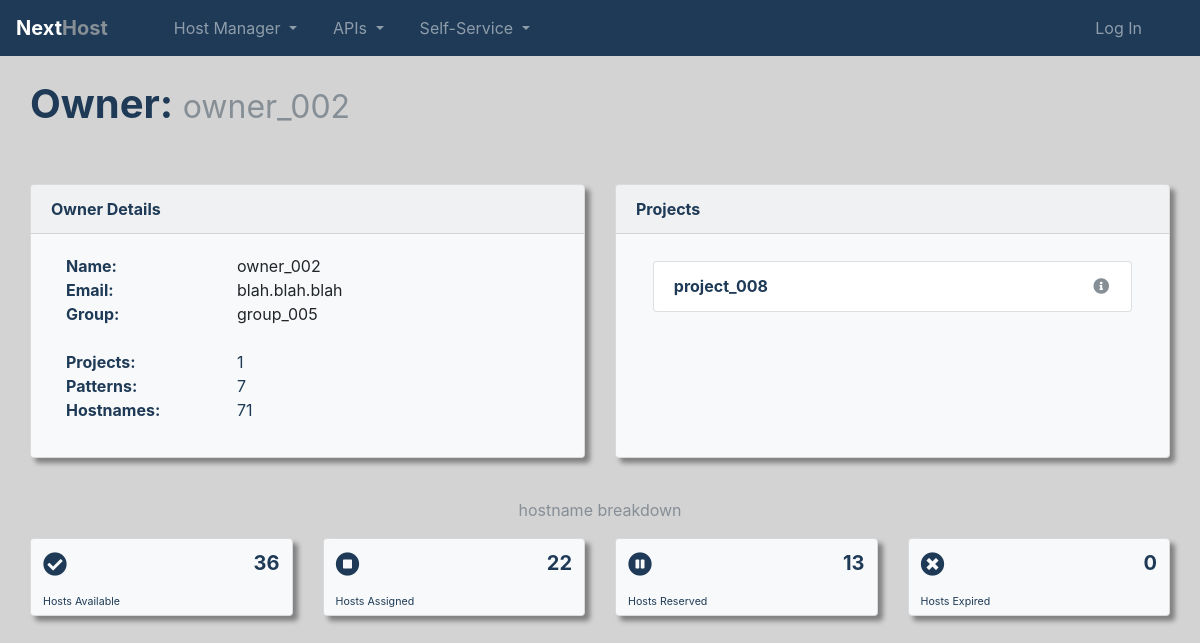
/hostmgr/detail_owner/52/, run on the app's committed database.
### hostmgr/models.py (models this page shows, shortened)
class HostManagerBase(models.Model):
    objects = HandyHelperModelManager()
    created_at = models.DateTimeField(auto_now_add=True, editable=False, help_text="date/time when this row was added")
    updated_at = models.DateTimeField(auto_now=True, editable=False, help_text="date/time when this row was updated")
    active = models.BooleanField(default=True, help_text="select if this record is currently active")
    class Meta:
        abstract = True
        ordering = ('-created_at', )

class Owner(HostManagerBase):
    name = models.CharField(max_length=32, unique=True, help_text="name of this group")
    group = models.ForeignKey(Group, help_text="group this owner belongs to", on_delete=models.CASCADE)
    email = models.EmailField(blank=True, null=True, help_text="group email alias for group")
    def get_projects(self):
        return self.project_set.all()
    def get_patterns(self):
        return Pattern.objects.filter(project__owner=self)
    def get_hostnames(self):
        return Hostname.objects.filter(pattern__project__owner=self)
    def get_available_hostnames(self):
        return Hostname.objects.filter(pattern__project__owner=self, status="available")
    def get_assigned_hostnames(self):
        return Hostname.objects.filter(pattern__project__owner=self, status="assigned")
    def get_reserved_hostnames(self):
        return Hostname.objects.filter(pattern__project__owner=self, status="reserved")
    def get_expired_hostnames(self):
        return Hostname.objects.filter(pattern__project__owner=self, assignment_expires__lte=timezone.now())

class Project(HostManagerBase):
    name = models.CharField(max_length=255, unique=True, help_text="name of this project")
    owner = models.ForeignKey('hostmgr.Owner', on_delete=models.CASCADE)
    description = models.CharField(max_length=255, blank=True, null=True, help_text="description of this project")
    class Meta:
        ordering = ('-created_at',)

### hostmgr/views/views_gui.py (the view)
# urls.py: path('detail_owner/<int:pk>/', gui.DetailOwner.as_view(), name='detail_owner'),
class DetailOwner(DetailView):
    model = Owner
    template_name = "detail/detail_owner.html"

### hostmgr/templates/detail/detail_owner.html (shortened to what this page needs)
{% extends base_template|default:"base.htm" %}
{% load staticfiles %}
{% block local_head %}
    {% include 'component/chart_components.htm' %}
    {% include 'component/table_components.htm' %}
    <link href="{% static 'nexthost_dashboard.css' %}" rel="stylesheet">
{% endblock local_head %}
{% block content %}
<div class="container-fluid mb-4 animated fadeIn">
    <h1><span class="text-primary"><b>Owner: </b></span><span class="text-secondary"><small>{{ object.name }}</small></span></h1><br/>
</div>
<section class="animated fadeIn" style="animation-delay: .25s;">
    <div class="container-fluid mb-3">
        <div class="row">
            <div class="col-sm-12 col-md-5 col-lg-6">
                <div class="card mb-4 bg-light shadow1 project_list_card">
                    <div class="card-header text-primary font-weight-bold text-lg-left">Owner Details</div>
                    <div class="card-body" style="overflow-y: auto; overflow-x: hidden; height: 200px">
                        <div class="container">
                            <div class="row">
                                <div class="col-4 col-lg-4"><b class="text-primary">Name:</b></div>
                                <div class="col-8 col-lg-8">{{ object.name }}</div>
                            </div>
                            <div class="row">
                                <div class="col-4 col-lg-4"><b class="text-primary">Email:</b></div>
                                <div class="col-8 col-lg-8">blah.blah.blah</div>
                            </div>
                            <div class="row">
                                <div class="col-4 col-lg-4"><b class="text-primary">Group:</b></div>
                                <div class="col-8 col-lg-8">{{ object.group }}</div>
                            </div>
                            <div class="row">&nbsp;</div>
                            <div class="row">
                                <div class="col-4 col-sm-4 col-md-6 col-lg-4"><b class="text-primary">Projects:</b></div>
                                <div class="col-8 col-sm-8 col-md-6 col-lg-8">
                                    <a class="hvr-grow" href="{% url 'hostmgr:list_projects' %}?owner__id={{ object.id }}">{{ object.get_projects.count }}</a>
                                </div>
                            </div>
                            <div class="row">
                                <div class="col-4 col-sm-4 col-md-6 col-lg-4"><b class="text-primary">Patterns:</b></div>
                                <div class="col-8 col-sm-8 col-md-6 col-lg-8">
                                    <a class="hvr-grow" href="{% url 'hostmgr:list_patterns' %}?project__owner__id={{ object.id }}">{{ object.get_patterns.count }}</a>
                                </div>
                            </div>
                            <div class="row">
                                <div class="col-4 col-sm-4 col-md-6 col-lg-4"><b class="text-primary">Hostnames:</b></div>
                                <div class="col-8 col-sm-8 col-md-6 col-lg-8">
                                    <a class="hvr-grow" href="{% url 'hostmgr:list_hostnames' %}?pattern__project__owner__id={{ object.id }}">{{ object.get_hostnames.count }}</a>
                                </div>
                            </div>
                        </div>
                    </div>
                </div>
            </div>
            <div class="col-sm-12 col-md-7 col-lg-6">
                <div class="card mb-4 bg-light shadow1 project_list_card">
                    <div class="card-header text-primary font-weight-bold text-lg-left">Projects</div>
                    <div class="card-body" style="overflow-y: auto; overflow-x: hidden; height: 200px">
                        <ul class="list-group mx-auto justify-content-center" style="max-width: 95%; margin-top: .5%; margin-bottom: .5%">
                            {% for project in object.project_set.all|dictsort:"name" %}
                                <li class="list-group-item hvr-grow m-1" style="background-color: white;">
                                    <div class="row flex-nowrap" style="height: 25px;">
                                        <div class="col-xs-8 col-sm-8 col-md-8 col-lg-8 text-left">
                                            <a href="{% url 'hostmgr:detail_project' project.id %}"><b>{{ project.name }}</b></a>
                                        </div>
                                        <div class="col-xs-4 col-sm-4 col-md-4 col-lg-4 text-right">
                                            <a href="#" title="view pattern details"
                                               onClick="showInfo('{% url "hostmgr:get_project_details" %}', '{{ project.id }}', 'Details: <small><i>{{ project.name }}</i></small>', true);"
                                               role="button" data-toggle="tooltip" data-placement="left">
                                                <i class="fa fa-info-circle fa-fw text-secondary"></i>
                                            </a>
                                        </div>
                                    </div>
                                </li>
                            {% endfor %}
                        </ul>
                    </div>
                </div>
            </div>
        </div>
    </div>
</section>
<section class="animated fadeIn" style="animation-delay: .50s;">
    <div class="container-fluid mb-5">
        <div class="text-center text-secondary mb-3">hostname breakdown</div>
        <div class="row pt-sm-0">
            <div class="col-12">
                <div class="card-deck">
                    <div class="card shadow1 bg-light text-primary">
                        <div class="card-body text-center mt-n2">
                            <div class="btn-group float-left">
                                <div class="h4 ml-n2"><i class="fas fa-check-circle"></i></div>
                            </div>
                            <div class="text-right mr-n2"><h5><b>{{ object.get_available_hostnames.count }}</b></h5></div>
                            <div class="text-left mt-3 mb-n3 ml-n2 mr-n3" style="font-size: smaller"><small>
                                <a class="hvr-grow" href="{% url 'hostmgr:list_hostnames' %}?pattern__project__owner__id={{ object.id }}&status=available&page_description=Available">Hosts Available</a>
                            </small></div>
                        </div>
                    </div>
                    <div class="card shadow1 bg-light text-primary">
                        <div class="card-body text-center mt-n2">
                            <div class="btn-group float-left">
                                <div class="h4 ml-n2"><i class="fas fa-stop-circle"></i></div>
                            </div>
                            <div class="text-right mr-n2"><h5><b>{{ object.get_assigned_hostnames.count }}</b></h5></div>
                            <div class="text-left mt-3 mb-n3 ml-n2 mr-n3" style="font-size: smaller"><small>
                                <a class="hvr-grow" href="{% url 'hostmgr:list_hostnames' %}?pattern__project__owner__id={{ object.id }}&status=assigned&page_description=Assigned">Hosts Assigned</a>
                            </small></div>
                        </div>
                    </div>
                    <div class="card shadow1 bg-light text-primary">
                        <div class="card-body text-center mt-n2">
                            <div class="btn-group float-left">
                                <div class="h4 ml-n2"><i class="fas fa-pause-circle"></i></div>
                            </div>
                            <div class="text-right mr-n2"><h5><b>{{ object.get_reserved_hostnames.count }}</b></h5></div>
                            <div class="text-left mt-3 mb-n3 ml-n2 mr-n3" style="font-size: smaller"><small>
                                <a class="hvr-grow" href="{% url 'hostmgr:list_hostnames' %}?pattern__project__owner__id={{ object.id }}&status=reserved&page_description=Reserved">Hosts Reserved</a>
                            </small></div>
                        </div>
                    </div>
                    <div class="card shadow1 bg-light text-primary">
                        <div class="card-body text-center mt-n2">
                            <div class="btn-group float-left">
                                <div class="h4 ml-n2"><i class="fas fa-times-circle"></i></div>
                            </div>
                            <div class="text-right mr-n2"><h5><b>{{ object.get_expired_hostnames.count }}</b></h5></div>
                            <div class="text-left mt-3 mb-n3 ml-n2 mr-n3" style="font-size: smaller"><small>
                                <a class="hvr-grow" href="{% url 'hostmgr:list_hostnames' %}?pattern__project__owner__id={{ object.id }}&status=expired&page_description=Expired">Hosts Expired</a>
                            </small></div>
                        </div>
                    </div>
                </div>
            </div>
        </div>
    </div>
</section>
{% endblock content %}

### nexthost/static/nexthost_base.css (style rules this page uses)
.card-deck a, a:hover { text-decoration: none; color: inherit; }
.shadow1 { box-shadow: 5px 5px 5px grey; }

### nexthost/static/nexthost_dashboard.css (style rules this page uses)
@media (min-width: 576px) { .project_list_card { height: 275px; } }
@media (min-width: 768px) { .project_list_card { height: 274px; } }
@media (min-width: 992px) { .project_list_card { height: 274px; } }

### data on the page
Owner: name "owner_002", group "group_005", get_projects.count "1", get_patterns.count "7", get_hostnames.count "71", get_available_hostnames.count "36", get_assigned_hostnames.count "22", get_reserved_hostnames.count "13", get_expired_hostnames.count "0"
Project: name "project_008"
